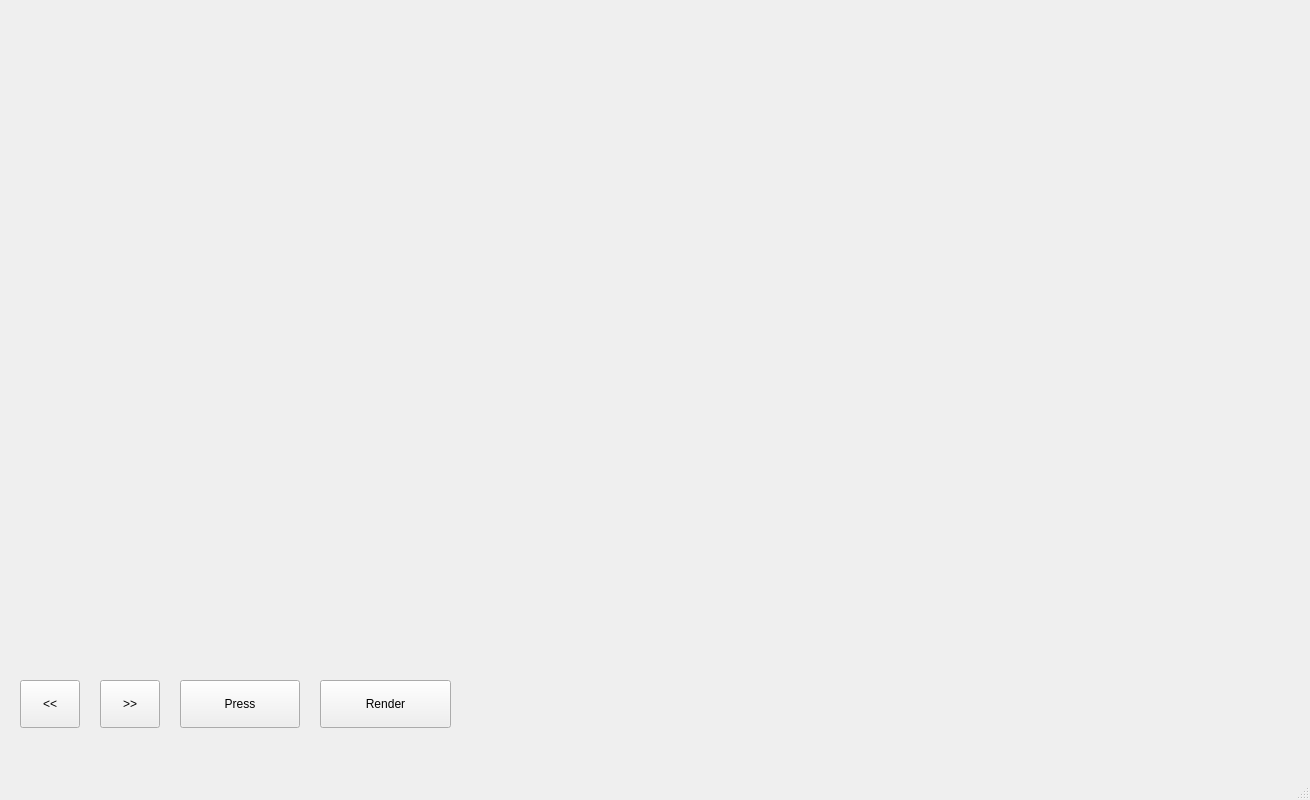
<?xml version="1.0" encoding="UTF-8"?>
<ui version="4.0">
 <class>MainWindow</class>
 <widget class="QMainWindow" name="MainWindow">
  <property name="geometry">
   <rect>
    <x>0</x>
    <y>0</y>
    <width>1310</width>
    <height>800</height>
   </rect>
  </property>
  <property name="windowTitle">
   <string>OLED Screen Emulator</string>
  </property>
  <widget class="QWidget" name="centralwidget">
   <widget class="QPushButton" name="ccwButton">
    <property name="geometry">
     <rect>
      <x>20</x>
      <y>680</y>
      <width>60</width>
      <height>48</height>
     </rect>
    </property>
    <property name="text">
     <string>&lt;&lt;</string>
    </property>
   </widget>
   <widget class="OledScreen" name="oledScreen" native="true">
    <property name="geometry">
     <rect>
      <x>10</x>
      <y>10</y>
      <width>1280</width>
      <height>640</height>
     </rect>
    </property>
    <property name="maximumSize">
     <size>
      <width>16777215</width>
      <height>10000</height>
     </size>
    </property>
   </widget>
   <widget class="QPushButton" name="cwButton">
    <property name="geometry">
     <rect>
      <x>100</x>
      <y>680</y>
      <width>60</width>
      <height>48</height>
     </rect>
    </property>
    <property name="text">
     <string>&gt;&gt;</string>
    </property>
   </widget>
   <widget class="QPushButton" name="pressButton">
    <property name="geometry">
     <rect>
      <x>180</x>
      <y>680</y>
      <width>120</width>
      <height>48</height>
     </rect>
    </property>
    <property name="text">
     <string>Press</string>
    </property>
   </widget>
   <widget class="QPushButton" name="renderButton">
    <property name="geometry">
     <rect>
      <x>320</x>
      <y>680</y>
      <width>131</width>
      <height>48</height>
     </rect>
    </property>
    <property name="text">
     <string>Render</string>
    </property>
   </widget>
  </widget>
  <widget class="QMenuBar" name="menubar">
   <property name="geometry">
    <rect>
     <x>0</x>
     <y>0</y>
     <width>1310</width>
     <height>39</height>
    </rect>
   </property>
  </widget>
  <widget class="QStatusBar" name="statusbar"/>
 </widget>
 <customwidgets>
  <customwidget>
   <class>OledScreen</class>
   <extends>QWidget</extends>
   <header>oledscreen.h</header>
   <container>1</container>
  </customwidget>
 </customwidgets>
 <resources/>
 <connections/>
</ui>
